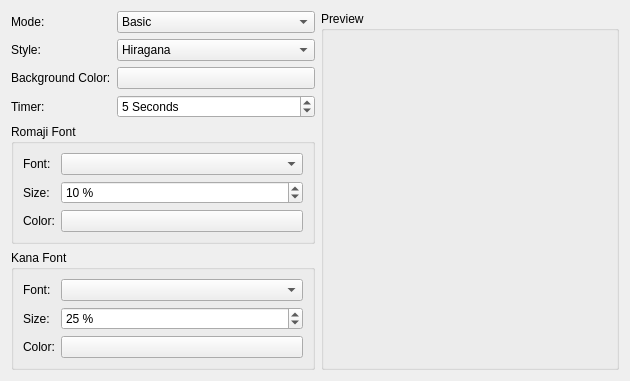
<?xml version="1.0" encoding="UTF-8"?>
<ui version="4.0">
 <author>Stefan Böhmann</author>
 <class>SettingsWidget</class>
 <widget class="QWidget" name="SettingsWidget">
  <property name="geometry">
   <rect>
    <x>0</x>
    <y>0</y>
    <width>630</width>
    <height>326</height>
   </rect>
  </property>
  <property name="windowTitle">
   <string>Kannasaver Setup</string>
  </property>
  <layout class="QHBoxLayout" name="horizontalLayout">
   <item>
    <layout class="QVBoxLayout" name="verticalLayout_3">
     <item>
      <layout class="QFormLayout" name="formLayout_3">
       <item row="0" column="0">
        <widget class="QLabel" name="label_2">
         <property name="text">
          <string>Mode:</string>
         </property>
        </widget>
       </item>
       <item row="0" column="1">
        <widget class="KComboBox" name="kcfg_mode">
         <item>
          <property name="text">
           <string>Basic</string>
          </property>
         </item>
         <item>
          <property name="text">
           <string>Basic + Extended</string>
          </property>
         </item>
         <item>
          <property name="text">
           <string>Basic + Extended + Compound</string>
          </property>
         </item>
        </widget>
       </item>
       <item row="1" column="0">
        <widget class="QLabel" name="label">
         <property name="text">
          <string>Style:</string>
         </property>
        </widget>
       </item>
       <item row="1" column="1">
        <widget class="KComboBox" name="kcfg_style">
         <item>
          <property name="text">
           <string>Hiragana</string>
          </property>
         </item>
         <item>
          <property name="text">
           <string>Katakana</string>
          </property>
         </item>
        </widget>
       </item>
       <item row="2" column="0">
        <widget class="QLabel" name="label_6">
         <property name="text">
          <string>Background Color:</string>
         </property>
        </widget>
       </item>
       <item row="2" column="1">
        <widget class="KColorButton" name="kcfg_backgroundColor"/>
       </item>
       <item row="3" column="0">
        <widget class="QLabel" name="label_7">
         <property name="text">
          <string>Timer:</string>
         </property>
        </widget>
       </item>
       <item row="3" column="1">
        <widget class="KIntSpinBox" name="kcfg_timer">
         <property name="suffix">
          <string> Seconds</string>
         </property>
         <property name="prefix">
          <string/>
         </property>
         <property name="minimum">
          <number>1</number>
         </property>
         <property name="maximum">
          <number>60</number>
         </property>
         <property name="value">
          <number>5</number>
         </property>
        </widget>
       </item>
      </layout>
     </item>
     <item>
      <widget class="QGroupBox" name="groupBox">
       <property name="title">
        <string>Romaji Font</string>
       </property>
       <property name="flat">
        <bool>true</bool>
       </property>
       <layout class="QFormLayout" name="formLayout">
        <item row="0" column="0">
         <widget class="QLabel" name="label_10">
          <property name="text">
           <string>Font:</string>
          </property>
         </widget>
        </item>
        <item row="0" column="1">
         <widget class="KFontComboBox" name="kcfg_font"/>
        </item>
        <item row="1" column="0">
         <widget class="QLabel" name="label_8">
          <property name="text">
           <string>Size:</string>
          </property>
         </widget>
        </item>
        <item row="1" column="1">
         <widget class="KIntSpinBox" name="kcfg_fontSize">
          <property name="suffix">
           <string> %</string>
          </property>
          <property name="prefix">
           <string/>
          </property>
          <property name="minimum">
           <number>1</number>
          </property>
          <property name="maximum">
           <number>100</number>
          </property>
          <property name="value">
           <number>10</number>
          </property>
         </widget>
        </item>
        <item row="2" column="0">
         <widget class="QLabel" name="label_9">
          <property name="text">
           <string>Color:</string>
          </property>
         </widget>
        </item>
        <item row="2" column="1">
         <widget class="KColorButton" name="kcfg_fontColor"/>
        </item>
       </layout>
      </widget>
     </item>
     <item>
      <widget class="QGroupBox" name="groupBox_2">
       <property name="title">
        <string>Kana Font</string>
       </property>
       <property name="flat">
        <bool>true</bool>
       </property>
       <layout class="QFormLayout" name="formLayout_2">
        <item row="0" column="0">
         <widget class="QLabel" name="label_11">
          <property name="text">
           <string>Font:</string>
          </property>
         </widget>
        </item>
        <item row="0" column="1">
         <widget class="KFontComboBox" name="kcfg_kanaFont"/>
        </item>
        <item row="1" column="0">
         <widget class="QLabel" name="label_12">
          <property name="text">
           <string>Size:</string>
          </property>
         </widget>
        </item>
        <item row="1" column="1">
         <widget class="KIntSpinBox" name="kcfg_kanaFontSize">
          <property name="suffix">
           <string> %</string>
          </property>
          <property name="prefix">
           <string/>
          </property>
          <property name="minimum">
           <number>1</number>
          </property>
          <property name="maximum">
           <number>100</number>
          </property>
          <property name="value">
           <number>25</number>
          </property>
         </widget>
        </item>
        <item row="2" column="0">
         <widget class="QLabel" name="label_13">
          <property name="text">
           <string>Color:</string>
          </property>
         </widget>
        </item>
        <item row="2" column="1">
         <widget class="KColorButton" name="kcfg_kanaFontColor"/>
        </item>
       </layout>
      </widget>
     </item>
     <item>
      <spacer name="verticalSpacer">
       <property name="orientation">
        <enum>Qt::Vertical</enum>
       </property>
       <property name="sizeHint" stdset="0">
        <size>
         <width>20</width>
         <height>40</height>
        </size>
       </property>
      </spacer>
     </item>
    </layout>
   </item>
   <item>
    <layout class="QVBoxLayout" name="verticalLayout_2">
     <item>
      <widget class="QGroupBox" name="groupBox_3">
       <property name="title">
        <string>Preview</string>
       </property>
       <layout class="QVBoxLayout" name="verticalLayout">
        <item>
         <widget class="Kannasaver" name="preview" native="true">
          <property name="sizePolicy">
           <sizepolicy hsizetype="Expanding" vsizetype="Expanding">
            <horstretch>0</horstretch>
            <verstretch>0</verstretch>
           </sizepolicy>
          </property>
          <property name="minimumSize">
           <size>
            <width>250</width>
            <height>250</height>
           </size>
          </property>
         </widget>
        </item>
       </layout>
      </widget>
     </item>
    </layout>
   </item>
  </layout>
 </widget>
 <customwidgets>
  <customwidget>
   <class>KIntSpinBox</class>
   <extends>QSpinBox</extends>
   <header>knuminput.h</header>
  </customwidget>
  <customwidget>
   <class>KFontComboBox</class>
   <extends>KComboBox</extends>
   <header>kfontcombobox.h</header>
  </customwidget>
  <customwidget>
   <class>KComboBox</class>
   <extends>QComboBox</extends>
   <header>kcombobox.h</header>
  </customwidget>
  <customwidget>
   <class>KColorButton</class>
   <extends>QPushButton</extends>
   <header>kcolorbutton.h</header>
  </customwidget>
  <customwidget>
   <class>Kannasaver</class>
   <extends>QWidget</extends>
   <header>kannasaver.h</header>
   <container>1</container>
  </customwidget>
 </customwidgets>
 <resources/>
 <connections/>
</ui>
